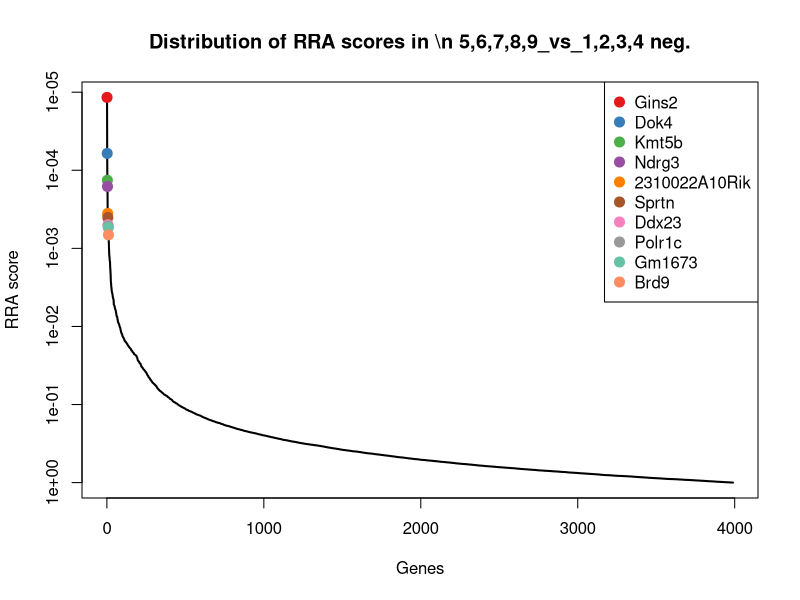
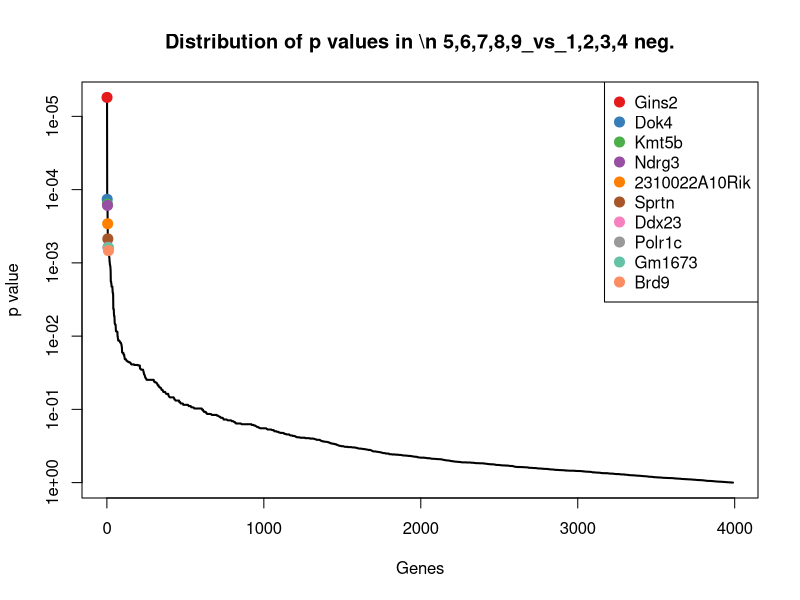
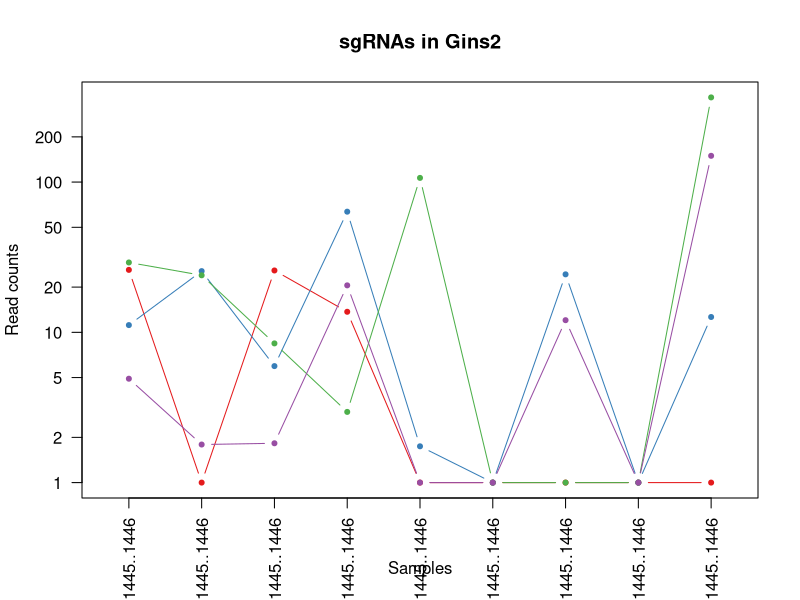
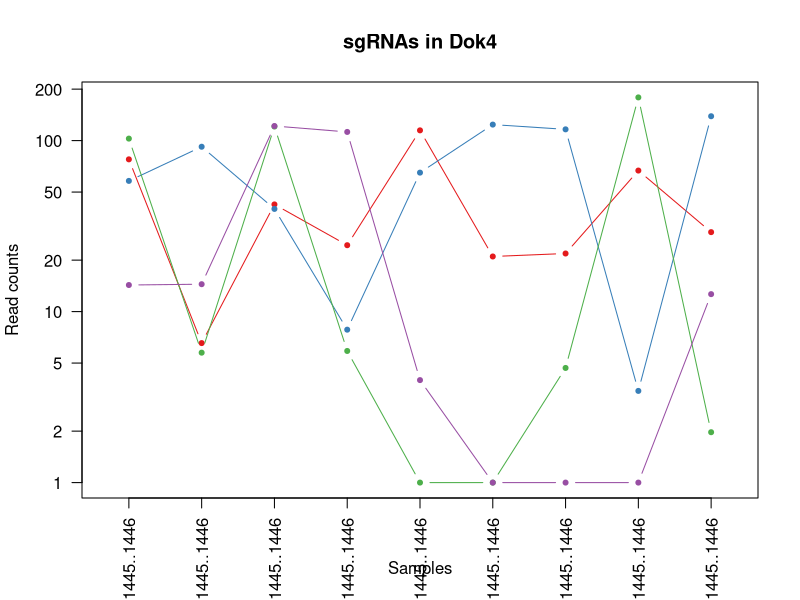
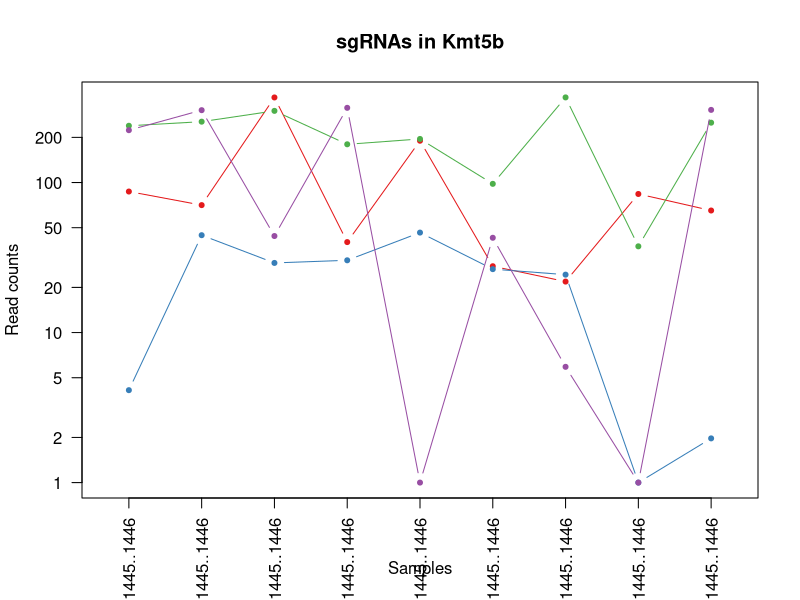
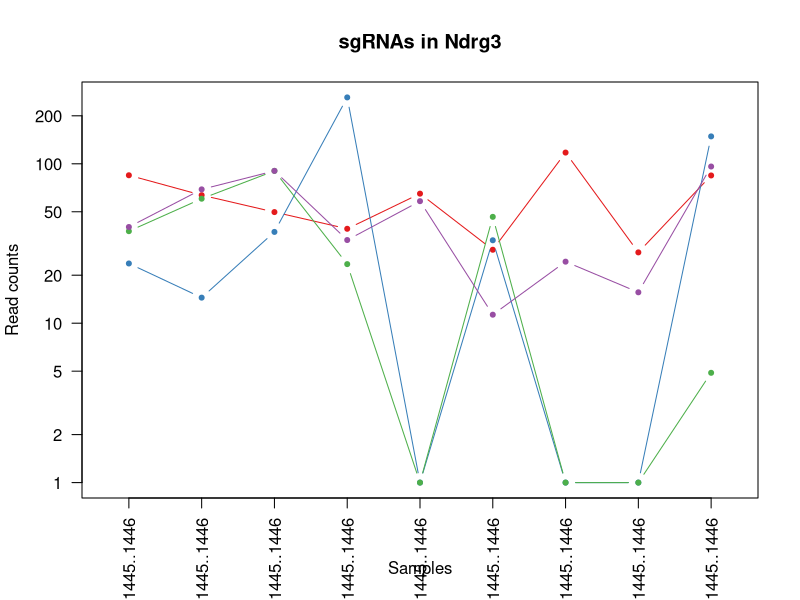
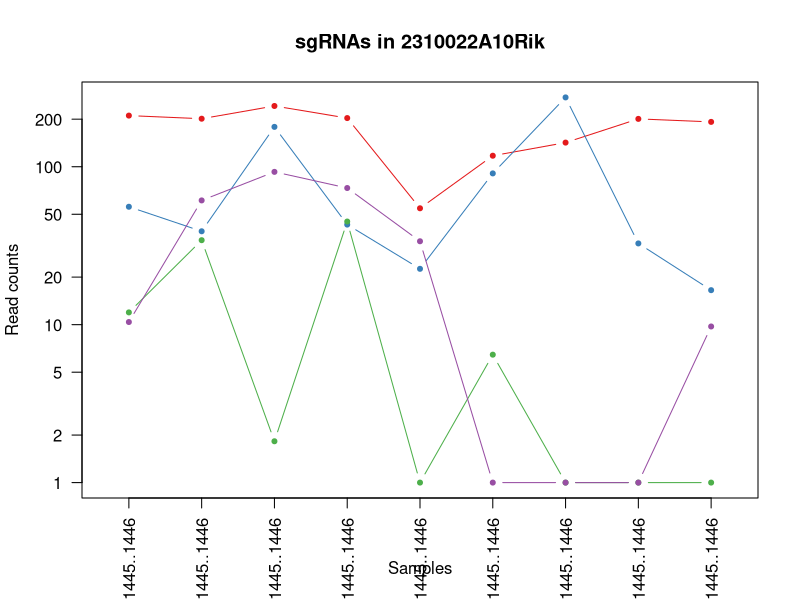
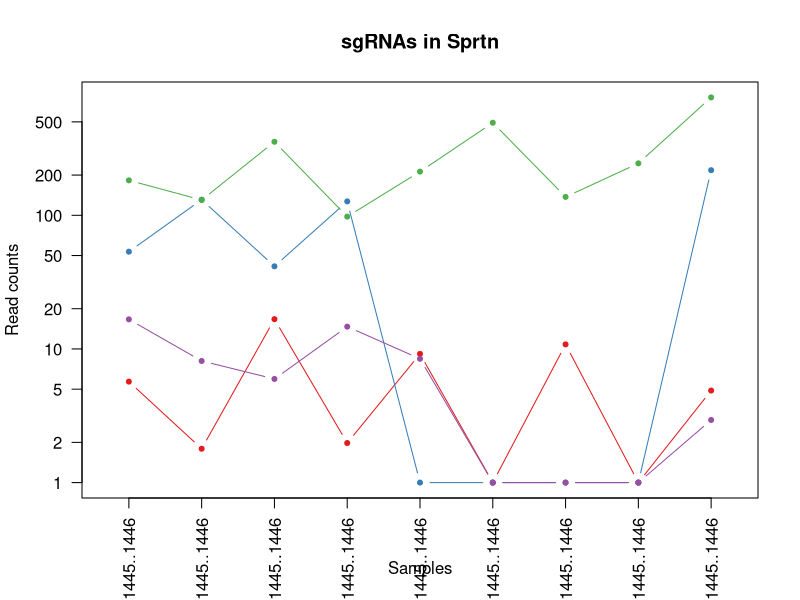

Recreate these plots in R, in order. (Note: this script raises an error after producing the figures.)
pdf(file='invivo.poolF_BM_mCD19_10m_v_BM_hEGFRv3_15m.pdf',width=4.5,height=4.5);
gstable=read.table('invivo.poolF_BM_mCD19_10m_v_BM_hEGFRv3_15m.gene_summary.txt',header=T)
# 
#
# parameters
# Do not modify the variables beginning with "__"

# gstablename='__GENE_SUMMARY_FILE__'
startindex=3
# outputfile='__OUTPUT_FILE__'
targetgenelist=c("Gins2","Dok4","Kmt5b","Ndrg3","2310022A10Rik","Sprtn","Ddx23","Polr1c","Gm1673","Brd9")
# samplelabel=sub('.\\w+.\\w+$','',colnames(gstable)[startindex]);
samplelabel='5,6,7,8,9_vs_1,2,3,4 neg.'


# You need to write some codes in front of this code:
# gstable=read.table(gstablename,header=T)
# pdf(file=outputfile,width=6,height=6)


# set up color using RColorBrewer
#library(RColorBrewer)
#colors <- brewer.pal(length(targetgenelist), "Set1")

colors=c( "#E41A1C", "#377EB8", "#4DAF4A", "#984EA3", "#FF7F00",  "#A65628", "#F781BF",
          "#999999", "#66C2A5", "#FC8D62", "#8DA0CB", "#E78AC3", "#A6D854", "#FFD92F", "#E5C494", "#B3B3B3", 
          "#8DD3C7", "#FFFFB3", "#BEBADA", "#FB8072", "#80B1D3", "#FDB462", "#B3DE69", "#FCCDE5",
          "#D9D9D9", "#BC80BD", "#CCEBC5", "#FFED6F")

######
# function definition

plotrankedvalues<-function(val, tglist, ...){
  
  plot(val,log='y',ylim=c(max(val),min(val)),type='l',lwd=2, ...)
  if(length(tglist)>0){
    for(i in 1:length(tglist)){
      targetgene=tglist[i];
      tx=which(names(val)==targetgene);ty=val[targetgene];
      points(tx,ty,col=colors[(i %% length(colors)) ],cex=2,pch=20)
      # text(tx+50,ty,targetgene,col=colors[i])
    }
    legend('topright',tglist,pch=20,pt.cex = 2,cex=1,col=colors)
  }
}



plotrandvalues<-function(val,targetgenelist, ...){
  # choose the one with the best distance distribution
  
  mindiffvalue=0;
  randval=val;
  for(i in 1:20){
    randval0=sample(val)
    vindex=sort(which(names(randval0) %in% targetgenelist))
    if(max(vindex)>0.9*length(val)){
      # print('pass...')
      next;
    }
    mindiffind=min(diff(vindex));
    if (mindiffind > mindiffvalue){
      mindiffvalue=mindiffind;
      randval=randval0;
      # print(paste('Diff: ',mindiffvalue))
    }
  }
  plot(randval,log='y',ylim=c(max(randval),min(randval)),pch=20,col='grey', ...)
  
  if(length(targetgenelist)>0){
    for(i in 1:length(targetgenelist)){
      targetgene=targetgenelist[i];
      tx=which(names(randval)==targetgene);ty=randval[targetgene];
      points(tx,ty,col=colors[(i %% length(colors)) ],cex=2,pch=20)
      text(tx+50,ty,targetgene,col=colors[i])
    }
  }
  
}




# set.seed(1235)



pvec=gstable[,startindex]
names(pvec)=gstable[,'id']
pvec=sort(pvec);

plotrankedvalues(pvec,targetgenelist,xlab='Genes',ylab='RRA score',main=paste('Distribution of RRA scores in \\n',samplelabel))

# plotrandvalues(pvec,targetgenelist,xlab='Genes',ylab='RRA score',main=paste('Distribution of RRA scores in \\n',samplelabel))


pvec=gstable[,startindex+1]
names(pvec)=gstable[,'id']
pvec=sort(pvec);

plotrankedvalues(pvec,targetgenelist,xlab='Genes',ylab='p value',main=paste('Distribution of p values in \\n',samplelabel))

# plotrandvalues(pvec,targetgenelist,xlab='Genes',ylab='p value',main=paste('Distribution of p values in \\n',samplelabel))



# you need to write after this code:
# dev.off()






# parameters
# Do not modify the variables beginning with "__"
targetmat=list(c(25.042175354981307,0.0,24.803767623941333,12.70236252750086,0.0,0.0,0.0,0.0,0.0),c(10.173383737961156,24.55101923328975,4.960753524788267,62.534707827696536,0.7438254159563782,0.0,23.321009653660404,0.0,11.649973676268349),c(28.17244727435397,22.96708250856138,7.4411302871824,1.9542096196155168,105.6232090658057,0.0,0.0,0.0,365.0325085230749),c(3.9128398992158293,0.7919683623641854,0.8267922541313778,19.542096196155168,0.0,0.0,11.046794046470719,0.0,148.53716437242144))
targetgene="Gins2"
collabel=c("In.vivo_AR1911_Pool.F..41.48._BM_hEGFRv3_15m_1439..1440..1441..1442..1443..1444..1445..1446","In.vivo_AR1912_Pool.F..41.48._BM_hEGFRv3_15m_1439..1440..1441..1442..1443..1444..1445..1446","In.vivo_AR1913_Pool.F..41.48._BM_hEGFRv3_15m_1439..1440..1441..1442..1443..1444..1445..1446","In.vivo_AR1914_Pool.F..41.48._BM_hEGFRv3_15m_1439..1440..1441..1442..1443..1444..1445..1446","In.vivo_AR1925_Pool.F..41.48._BM_mCD19_10m_1439..1440..1441..1442..1443..1444..1445..1446","In.vivo_AR1926_Pool.F..41.48._BM_mCD19_10m_1439..1440..1441..1442..1443..1444..1445..1446","In.vivo_AR1927_Pool.F..41.48._BM_mCD19_10m_1439..1440..1441..1442..1443..1444..1445..1446","In.vivo_AR1929_Pool.F..41.48._BM_mCD19_10m_1439..1440..1441..1442..1443..1444..1445..1446","In.vivo_AR1924_Pool.F..41.48._BM_mCD19_10m_1439..1440..1441..1442..1443..1444..1445..1446")

# set up color using RColorBrewer
#library(RColorBrewer)
#colors <- brewer.pal(length(targetgenelist), "Set1")

colors=c( "#E41A1C", "#377EB8", "#4DAF4A", "#984EA3", "#FF7F00",  "#A65628", "#F781BF",
          "#999999", "#66C2A5", "#FC8D62", "#8DA0CB", "#E78AC3", "#A6D854", "#FFD92F", "#E5C494", "#B3B3B3", 
          "#8DD3C7", "#FFFFB3", "#BEBADA", "#FB8072", "#80B1D3", "#FDB462", "#B3DE69", "#FCCDE5",
          "#D9D9D9", "#BC80BD", "#CCEBC5", "#FFED6F")


## code

targetmatvec=unlist(targetmat)+1
yrange=range(targetmatvec[targetmatvec>0]);
# yrange[1]=1; # set the minimum value to 1
for(i in 1:length(targetmat)){
  vali=targetmat[[i]]+1;
  if(i==1){
    plot(1:length(vali),vali,type='b',las=1,pch=20,main=paste('sgRNAs in',targetgene),ylab='Read counts',xlab='Samples',xlim=c(0.7,length(vali)+0.3),ylim = yrange,col=colors[(i %% length(colors))],xaxt='n',log='y')
    axis(1,at=1:length(vali),labels=(collabel),las=2)
    # lines(0:100,rep(1,101),col='black');
  }else{
    lines(1:length(vali),vali,type='b',pch=20,col=colors[(i %% length(colors))])
  }
}




# parameters
# Do not modify the variables beginning with "__"
targetmat=list(c(76.69166202463025,5.543778536549298,41.33961270656889,23.4505154353862,113.80528864132586,20.00522161806558,20.86616653222247,65.80572970204317,28.154103050981842),c(57.127462528551106,91.07636167188133,38.859235944174756,6.839733668654309,63.96898577224852,123.06242389294886,115.37762670758306,2.437249248223821,137.85802183584212),c(101.73383737961156,4.751810174185112,119.88487684904977,4.885524049038792,0.0,0.0,3.682264682156906,177.91919512033894,0.970831139689029),c(13.303655657333818,13.463462160191153,120.71166910318117,111.38994831808445,2.9753016638255128,0.0,0.0,0.0,11.649973676268349))
targetgene="Dok4"
collabel=c("In.vivo_AR1911_Pool.F..41.48._BM_hEGFRv3_15m_1439..1440..1441..1442..1443..1444..1445..1446","In.vivo_AR1912_Pool.F..41.48._BM_hEGFRv3_15m_1439..1440..1441..1442..1443..1444..1445..1446","In.vivo_AR1913_Pool.F..41.48._BM_hEGFRv3_15m_1439..1440..1441..1442..1443..1444..1445..1446","In.vivo_AR1914_Pool.F..41.48._BM_hEGFRv3_15m_1439..1440..1441..1442..1443..1444..1445..1446","In.vivo_AR1925_Pool.F..41.48._BM_mCD19_10m_1439..1440..1441..1442..1443..1444..1445..1446","In.vivo_AR1926_Pool.F..41.48._BM_mCD19_10m_1439..1440..1441..1442..1443..1444..1445..1446","In.vivo_AR1927_Pool.F..41.48._BM_mCD19_10m_1439..1440..1441..1442..1443..1444..1445..1446","In.vivo_AR1929_Pool.F..41.48._BM_mCD19_10m_1439..1440..1441..1442..1443..1444..1445..1446","In.vivo_AR1924_Pool.F..41.48._BM_mCD19_10m_1439..1440..1441..1442..1443..1444..1445..1446")

# set up color using RColorBrewer
#library(RColorBrewer)
#colors <- brewer.pal(length(targetgenelist), "Set1")

colors=c( "#E41A1C", "#377EB8", "#4DAF4A", "#984EA3", "#FF7F00",  "#A65628", "#F781BF",
          "#999999", "#66C2A5", "#FC8D62", "#8DA0CB", "#E78AC3", "#A6D854", "#FFD92F", "#E5C494", "#B3B3B3", 
          "#8DD3C7", "#FFFFB3", "#BEBADA", "#FB8072", "#80B1D3", "#FDB462", "#B3DE69", "#FCCDE5",
          "#D9D9D9", "#BC80BD", "#CCEBC5", "#FFED6F")


## code

targetmatvec=unlist(targetmat)+1
yrange=range(targetmatvec[targetmatvec>0]);
# yrange[1]=1; # set the minimum value to 1
for(i in 1:length(targetmat)){
  vali=targetmat[[i]]+1;
  if(i==1){
    plot(1:length(vali),vali,type='b',las=1,pch=20,main=paste('sgRNAs in',targetgene),ylab='Read counts',xlab='Samples',xlim=c(0.7,length(vali)+0.3),ylim = yrange,col=colors[(i %% length(colors))],xaxt='n',log='y')
    axis(1,at=1:length(vali),labels=(collabel),las=2)
    # lines(0:100,rep(1,101),col='black');
  }else{
    lines(1:length(vali),vali,type='b',pch=20,col=colors[(i %% length(colors))])
  }
}




# parameters
# Do not modify the variables beginning with "__"
targetmat=list(c(86.08247778274824,69.69321588804831,367.92255308846313,39.084192392310335,188.93165565292006,26.673628824087437,20.86616653222247,82.86647443960992,64.07485521947592),c(3.1302719193726634,43.5582599300302,28.110936640466846,29.31314429423275,45.37335037333907,25.461191150265282,23.321009653660404,0.0,0.970831139689029),c(237.9006658723224,253.42987595653935,299.29879599555875,178.8101801948198,194.1384335646147,96.99501390577251,368.2264682156906,36.558738723357315,249.50360290008047),c(222.2493062754591,302.53191442311885,42.993197214831646,313.65064394829045,0.0,41.829099746864394,4.909686242875875,0.0,303.8701467226661))
targetgene="Kmt5b"
collabel=c("In.vivo_AR1911_Pool.F..41.48._BM_hEGFRv3_15m_1439..1440..1441..1442..1443..1444..1445..1446","In.vivo_AR1912_Pool.F..41.48._BM_hEGFRv3_15m_1439..1440..1441..1442..1443..1444..1445..1446","In.vivo_AR1913_Pool.F..41.48._BM_hEGFRv3_15m_1439..1440..1441..1442..1443..1444..1445..1446","In.vivo_AR1914_Pool.F..41.48._BM_hEGFRv3_15m_1439..1440..1441..1442..1443..1444..1445..1446","In.vivo_AR1925_Pool.F..41.48._BM_mCD19_10m_1439..1440..1441..1442..1443..1444..1445..1446","In.vivo_AR1926_Pool.F..41.48._BM_mCD19_10m_1439..1440..1441..1442..1443..1444..1445..1446","In.vivo_AR1927_Pool.F..41.48._BM_mCD19_10m_1439..1440..1441..1442..1443..1444..1445..1446","In.vivo_AR1929_Pool.F..41.48._BM_mCD19_10m_1439..1440..1441..1442..1443..1444..1445..1446","In.vivo_AR1924_Pool.F..41.48._BM_mCD19_10m_1439..1440..1441..1442..1443..1444..1445..1446")

# set up color using RColorBrewer
#library(RColorBrewer)
#colors <- brewer.pal(length(targetgenelist), "Set1")

colors=c( "#E41A1C", "#377EB8", "#4DAF4A", "#984EA3", "#FF7F00",  "#A65628", "#F781BF",
          "#999999", "#66C2A5", "#FC8D62", "#8DA0CB", "#E78AC3", "#A6D854", "#FFD92F", "#E5C494", "#B3B3B3", 
          "#8DD3C7", "#FFFFB3", "#BEBADA", "#FB8072", "#80B1D3", "#FDB462", "#B3DE69", "#FCCDE5",
          "#D9D9D9", "#BC80BD", "#CCEBC5", "#FFED6F")


## code

targetmatvec=unlist(targetmat)+1
yrange=range(targetmatvec[targetmatvec>0]);
# yrange[1]=1; # set the minimum value to 1
for(i in 1:length(targetmat)){
  vali=targetmat[[i]]+1;
  if(i==1){
    plot(1:length(vali),vali,type='b',las=1,pch=20,main=paste('sgRNAs in',targetgene),ylab='Read counts',xlab='Samples',xlim=c(0.7,length(vali)+0.3),ylim = yrange,col=colors[(i %% length(colors))],xaxt='n',log='y')
    axis(1,at=1:length(vali),labels=(collabel),las=2)
    # lines(0:100,rep(1,101),col='black');
  }else{
    lines(1:length(vali),vali,type='b',pch=20,col=colors[(i %% length(colors))])
  }
}




# parameters
# Do not modify the variables beginning with "__"
targetmat=list(c(83.73477384321875,62.56550062677065,48.78074299375129,38.10708758250258,63.96898577224852,27.886066497909596,116.60504826830203,26.809741730462033,83.4914780132565),c(22.694471415451808,13.463462160191153,36.378859181780626,259.90987940886373,0.0,32.12959835628714,0.0,0.0,147.5663332327324),c(36.78069505262879,59.39762717731391,89.2935634461888,22.473410625578442,0.0,45.46641276833086,0.0,0.0,3.883324558756116),c(39.12839899215829,68.10927916331995,89.2935634461888,32.244458723656024,57.27455702864112,10.305720227488328,23.321009653660404,14.623495489342925,95.14145168952484))
targetgene="Ndrg3"
collabel=c("In.vivo_AR1911_Pool.F..41.48._BM_hEGFRv3_15m_1439..1440..1441..1442..1443..1444..1445..1446","In.vivo_AR1912_Pool.F..41.48._BM_hEGFRv3_15m_1439..1440..1441..1442..1443..1444..1445..1446","In.vivo_AR1913_Pool.F..41.48._BM_hEGFRv3_15m_1439..1440..1441..1442..1443..1444..1445..1446","In.vivo_AR1914_Pool.F..41.48._BM_hEGFRv3_15m_1439..1440..1441..1442..1443..1444..1445..1446","In.vivo_AR1925_Pool.F..41.48._BM_mCD19_10m_1439..1440..1441..1442..1443..1444..1445..1446","In.vivo_AR1926_Pool.F..41.48._BM_mCD19_10m_1439..1440..1441..1442..1443..1444..1445..1446","In.vivo_AR1927_Pool.F..41.48._BM_mCD19_10m_1439..1440..1441..1442..1443..1444..1445..1446","In.vivo_AR1929_Pool.F..41.48._BM_mCD19_10m_1439..1440..1441..1442..1443..1444..1445..1446","In.vivo_AR1924_Pool.F..41.48._BM_mCD19_10m_1439..1440..1441..1442..1443..1444..1445..1446")

# set up color using RColorBrewer
#library(RColorBrewer)
#colors <- brewer.pal(length(targetgenelist), "Set1")

colors=c( "#E41A1C", "#377EB8", "#4DAF4A", "#984EA3", "#FF7F00",  "#A65628", "#F781BF",
          "#999999", "#66C2A5", "#FC8D62", "#8DA0CB", "#E78AC3", "#A6D854", "#FFD92F", "#E5C494", "#B3B3B3", 
          "#8DD3C7", "#FFFFB3", "#BEBADA", "#FB8072", "#80B1D3", "#FDB462", "#B3DE69", "#FCCDE5",
          "#D9D9D9", "#BC80BD", "#CCEBC5", "#FFED6F")


## code

targetmatvec=unlist(targetmat)+1
yrange=range(targetmatvec[targetmatvec>0]);
# yrange[1]=1; # set the minimum value to 1
for(i in 1:length(targetmat)){
  vali=targetmat[[i]]+1;
  if(i==1){
    plot(1:length(vali),vali,type='b',las=1,pch=20,main=paste('sgRNAs in',targetgene),ylab='Read counts',xlab='Samples',xlim=c(0.7,length(vali)+0.3),ylim = yrange,col=colors[(i %% length(colors))],xaxt='n',log='y')
    axis(1,at=1:length(vali),labels=(collabel),las=2)
    # lines(0:100,rep(1,101),col='black');
  }else{
    lines(1:length(vali),vali,type='b',pch=20,col=colors[(i %% length(colors))])
  }
}




# parameters
# Do not modify the variables beginning with "__"
targetmat=list(c(209.72821859796844,200.36799567813893,241.42333820636233,202.260695630206,53.55542994885923,116.394016686927,141.1534794826814,199.85443835435333,191.25373451873872),c(54.77975858902161,38.0144813934809,177.76033463824623,42.01550682173361,21.570937062734966,89.72038786283956,273.71500804033,31.684240226909672,15.533298235024464),c(10.955951717804322,33.26267121929579,0.8267922541313778,43.96971644134913,0.0,5.4559695321997035,0.0,0.0,0.0),c(9.39081575811799,60.189595539678095,91.77394020858294,72.30575592577412,32.72831830208064,0.0,0.0,0.0,8.73748025720126))
targetgene="2310022A10Rik"
collabel=c("In.vivo_AR1911_Pool.F..41.48._BM_hEGFRv3_15m_1439..1440..1441..1442..1443..1444..1445..1446","In.vivo_AR1912_Pool.F..41.48._BM_hEGFRv3_15m_1439..1440..1441..1442..1443..1444..1445..1446","In.vivo_AR1913_Pool.F..41.48._BM_hEGFRv3_15m_1439..1440..1441..1442..1443..1444..1445..1446","In.vivo_AR1914_Pool.F..41.48._BM_hEGFRv3_15m_1439..1440..1441..1442..1443..1444..1445..1446","In.vivo_AR1925_Pool.F..41.48._BM_mCD19_10m_1439..1440..1441..1442..1443..1444..1445..1446","In.vivo_AR1926_Pool.F..41.48._BM_mCD19_10m_1439..1440..1441..1442..1443..1444..1445..1446","In.vivo_AR1927_Pool.F..41.48._BM_mCD19_10m_1439..1440..1441..1442..1443..1444..1445..1446","In.vivo_AR1929_Pool.F..41.48._BM_mCD19_10m_1439..1440..1441..1442..1443..1444..1445..1446","In.vivo_AR1924_Pool.F..41.48._BM_mCD19_10m_1439..1440..1441..1442..1443..1444..1445..1446")

# set up color using RColorBrewer
#library(RColorBrewer)
#colors <- brewer.pal(length(targetgenelist), "Set1")

colors=c( "#E41A1C", "#377EB8", "#4DAF4A", "#984EA3", "#FF7F00",  "#A65628", "#F781BF",
          "#999999", "#66C2A5", "#FC8D62", "#8DA0CB", "#E78AC3", "#A6D854", "#FFD92F", "#E5C494", "#B3B3B3", 
          "#8DD3C7", "#FFFFB3", "#BEBADA", "#FB8072", "#80B1D3", "#FDB462", "#B3DE69", "#FCCDE5",
          "#D9D9D9", "#BC80BD", "#CCEBC5", "#FFED6F")


## code

targetmatvec=unlist(targetmat)+1
yrange=range(targetmatvec[targetmatvec>0]);
# yrange[1]=1; # set the minimum value to 1
for(i in 1:length(targetmat)){
  vali=targetmat[[i]]+1;
  if(i==1){
    plot(1:length(vali),vali,type='b',las=1,pch=20,main=paste('sgRNAs in',targetgene),ylab='Read counts',xlab='Samples',xlim=c(0.7,length(vali)+0.3),ylim = yrange,col=colors[(i %% length(colors))],xaxt='n',log='y')
    axis(1,at=1:length(vali),labels=(collabel),las=2)
    # lines(0:100,rep(1,101),col='black');
  }else{
    lines(1:length(vali),vali,type='b',pch=20,col=colors[(i %% length(colors))])
  }
}




# parameters
# Do not modify the variables beginning with "__"
targetmat=list(c(4.695407879058995,0.7919683623641854,15.709052828496178,0.9771048098077584,8.18207957552016,0.0,9.81937248575175,0.0,3.883324558756116),c(52.43205464949211,129.8828114277264,40.51282045243751,126.04652046520083,0.0,0.0,0.0,0.0,216.49534415065347),c(181.55577132361447,129.09084306536224,353.8670847682297,96.73337617096809,211.2464181316114,491.64347673488436,136.2437932398055,243.7249248223821,761.1316135161987),c(15.651359596863317,7.127715261277669,4.960753524788267,13.679467337308617,7.438254159563781,0.0,0.0,0.0,1.941662279378058))
targetgene="Sprtn"
collabel=c("In.vivo_AR1911_Pool.F..41.48._BM_hEGFRv3_15m_1439..1440..1441..1442..1443..1444..1445..1446","In.vivo_AR1912_Pool.F..41.48._BM_hEGFRv3_15m_1439..1440..1441..1442..1443..1444..1445..1446","In.vivo_AR1913_Pool.F..41.48._BM_hEGFRv3_15m_1439..1440..1441..1442..1443..1444..1445..1446","In.vivo_AR1914_Pool.F..41.48._BM_hEGFRv3_15m_1439..1440..1441..1442..1443..1444..1445..1446","In.vivo_AR1925_Pool.F..41.48._BM_mCD19_10m_1439..1440..1441..1442..1443..1444..1445..1446","In.vivo_AR1926_Pool.F..41.48._BM_mCD19_10m_1439..1440..1441..1442..1443..1444..1445..1446","In.vivo_AR1927_Pool.F..41.48._BM_mCD19_10m_1439..1440..1441..1442..1443..1444..1445..1446","In.vivo_AR1929_Pool.F..41.48._BM_mCD19_10m_1439..1440..1441..1442..1443..1444..1445..1446","In.vivo_AR1924_Pool.F..41.48._BM_mCD19_10m_1439..1440..1441..1442..1443..1444..1445..1446")

# set up color using RColorBrewer
#library(RColorBrewer)
#colors <- brewer.pal(length(targetgenelist), "Set1")

colors=c( "#E41A1C", "#377EB8", "#4DAF4A", "#984EA3", "#FF7F00",  "#A65628", "#F781BF",
          "#999999", "#66C2A5", "#FC8D62", "#8DA0CB", "#E78AC3", "#A6D854", "#FFD92F", "#E5C494", "#B3B3B3", 
          "#8DD3C7", "#FFFFB3", "#BEBADA", "#FB8072", "#80B1D3", "#FDB462", "#B3DE69", "#FCCDE5",
          "#D9D9D9", "#BC80BD", "#CCEBC5", "#FFED6F")


## code

targetmatvec=unlist(targetmat)+1
yrange=range(targetmatvec[targetmatvec>0]);
# yrange[1]=1; # set the minimum value to 1
for(i in 1:length(targetmat)){
  vali=targetmat[[i]]+1;
  if(i==1){
    plot(1:length(vali),vali,type='b',las=1,pch=20,main=paste('sgRNAs in',targetgene),ylab='Read counts',xlab='Samples',xlim=c(0.7,length(vali)+0.3),ylim = yrange,col=colors[(i %% length(colors))],xaxt='n',log='y')
    axis(1,at=1:length(vali),labels=(collabel),las=2)
    # lines(0:100,rep(1,101),col='black');
  }else{
    lines(1:length(vali),vali,type='b',pch=20,col=colors[(i %% length(colors))])
  }
}




# parameters
# Do not modify the variables beginning with "__"
targetmat=list(c(9.39081575811799,25.342987595653934,14.8822605743648,59.60339339827326,0.0,0.0,3.682264682156906,0.0,1.941662279378058),c(2.3477039395294974,1.5839367247283709,0.0,11.7252577176931,0.0,4.243531858377547,0.0,58.4939819573717,1.941662279378058),c(104.86410929898422,133.05068487718316,48.78074299375129,42.992611631541365,426.2119633430047,118.21267319766024,8.59195092503278,43.87048646802878,159.21630690900076),c(0.7825679798431658,26.926924320382305,125.67242262796942,130.93204451423964,151.74038485510115,0.0,0.0,34.121489475133494,0.970831139689029))
targetgene="Ddx23"
collabel=c("In.vivo_AR1911_Pool.F..41.48._BM_hEGFRv3_15m_1439..1440..1441..1442..1443..1444..1445..1446","In.vivo_AR1912_Pool.F..41.48._BM_hEGFRv3_15m_1439..1440..1441..1442..1443..1444..1445..1446","In.vivo_AR1913_Pool.F..41.48._BM_hEGFRv3_15m_1439..1440..1441..1442..1443..1444..1445..1446","In.vivo_AR1914_Pool.F..41.48._BM_hEGFRv3_15m_1439..1440..1441..1442..1443..1444..1445..1446","In.vivo_AR1925_Pool.F..41.48._BM_mCD19_10m_1439..1440..1441..1442..1443..1444..1445..1446","In.vivo_AR1926_Pool.F..41.48._BM_mCD19_10m_1439..1440..1441..1442..1443..1444..1445..1446","In.vivo_AR1927_Pool.F..41.48._BM_mCD19_10m_1439..1440..1441..1442..1443..1444..1445..1446","In.vivo_AR1929_Pool.F..41.48._BM_mCD19_10m_1439..1440..1441..1442..1443..1444..1445..1446","In.vivo_AR1924_Pool.F..41.48._BM_mCD19_10m_1439..1440..1441..1442..1443..1444..1445..1446")

# set up color using RColorBrewer
#library(RColorBrewer)
#colors <- brewer.pal(length(targetgenelist), "Set1")

colors=c( "#E41A1C", "#377EB8", "#4DAF4A", "#984EA3", "#FF7F00",  "#A65628", "#F781BF",
          "#999999", "#66C2A5", "#FC8D62", "#8DA0CB", "#E78AC3", "#A6D854", "#FFD92F", "#E5C494", "#B3B3B3", 
          "#8DD3C7", "#FFFFB3", "#BEBADA", "#FB8072", "#80B1D3", "#FDB462", "#B3DE69", "#FCCDE5",
          "#D9D9D9", "#BC80BD", "#CCEBC5", "#FFED6F")


## code

targetmatvec=unlist(targetmat)+1
yrange=range(targetmatvec[targetmatvec>0]);
# yrange[1]=1; # set the minimum value to 1
for(i in 1:length(targetmat)){
  vali=targetmat[[i]]+1;
  if(i==1){
    plot(1:length(vali),vali,type='b',las=1,pch=20,main=paste('sgRNAs in',targetgene),ylab='Read counts',xlab='Samples',xlim=c(0.7,length(vali)+0.3),ylim = yrange,col=colors[(i %% length(colors))],xaxt='n',log='y')
    axis(1,at=1:length(vali),labels=(collabel),las=2)
    # lines(0:100,rep(1,101),col='black');
  }else{
    lines(1:length(vali),vali,type='b',pch=20,col=colors[(i %% length(colors))])
  }
}




# parameters
# Do not modify the variables beginning with "__"
targetmat=list(c(11.738519697647488,0.0,0.0,24.42762024519396,0.0,0.0,0.0,0.0,5.8249868381341745),c(0.0,3.1678734494567418,15.709052828496178,4.885524049038792,0.0,0.0,0.0,0.0,4.854155698445145),c(3.9128398992158293,11.879525435462782,4.133961270656889,49.832345300195676,0.0,0.0,27.00327433581731,0.0,15.533298235024464),c(4.695407879058995,0.0,2.4803767623941333,0.9771048098077584,0.0,0.0,0.0,12.186246241119106,0.0))
targetgene="Polr1c"
collabel=c("In.vivo_AR1911_Pool.F..41.48._BM_hEGFRv3_15m_1439..1440..1441..1442..1443..1444..1445..1446","In.vivo_AR1912_Pool.F..41.48._BM_hEGFRv3_15m_1439..1440..1441..1442..1443..1444..1445..1446","In.vivo_AR1913_Pool.F..41.48._BM_hEGFRv3_15m_1439..1440..1441..1442..1443..1444..1445..1446","In.vivo_AR1914_Pool.F..41.48._BM_hEGFRv3_15m_1439..1440..1441..1442..1443..1444..1445..1446","In.vivo_AR1925_Pool.F..41.48._BM_mCD19_10m_1439..1440..1441..1442..1443..1444..1445..1446","In.vivo_AR1926_Pool.F..41.48._BM_mCD19_10m_1439..1440..1441..1442..1443..1444..1445..1446","In.vivo_AR1927_Pool.F..41.48._BM_mCD19_10m_1439..1440..1441..1442..1443..1444..1445..1446","In.vivo_AR1929_Pool.F..41.48._BM_mCD19_10m_1439..1440..1441..1442..1443..1444..1445..1446","In.vivo_AR1924_Pool.F..41.48._BM_mCD19_10m_1439..1440..1441..1442..1443..1444..1445..1446")

# set up color using RColorBrewer
#library(RColorBrewer)
#colors <- brewer.pal(length(targetgenelist), "Set1")

colors=c( "#E41A1C", "#377EB8", "#4DAF4A", "#984EA3", "#FF7F00",  "#A65628", "#F781BF",
          "#999999", "#66C2A5", "#FC8D62", "#8DA0CB", "#E78AC3", "#A6D854", "#FFD92F", "#E5C494", "#B3B3B3", 
          "#8DD3C7", "#FFFFB3", "#BEBADA", "#FB8072", "#80B1D3", "#FDB462", "#B3DE69", "#FCCDE5",
          "#D9D9D9", "#BC80BD", "#CCEBC5", "#FFED6F")


## code

targetmatvec=unlist(targetmat)+1
yrange=range(targetmatvec[targetmatvec>0]);
# yrange[1]=1; # set the minimum value to 1
for(i in 1:length(targetmat)){
  vali=targetmat[[i]]+1;
  if(i==1){
    plot(1:length(vali),vali,type='b',las=1,pch=20,main=paste('sgRNAs in',targetgene),ylab='Read counts',xlab='Samples',xlim=c(0.7,length(vali)+0.3),ylim = yrange,col=colors[(i %% length(colors))],xaxt='n',log='y')
    axis(1,at=1:length(vali),labels=(collabel),las=2)
    # lines(0:100,rep(1,101),col='black');
  }else{
    lines(1:length(vali),vali,type='b',pch=20,col=colors[(i %% length(colors))])
  }
}




# parameters
# Do not modify the variables beginning with "__"
targetmat=list(c(81.38706990368925,85.53258313533203,58.70225004332782,3.9084192392310335,5.9506033276510255,10.911939064399407,0.0,0.0,2.9124934190670873),c(32.86785515341297,9.503620348370225,3.307169016525511,170.99334171635772,133.88857487214807,43.64775625759763,189.02292035072117,0.0,47.57072584476242),c(48.519214750276284,60.98156390204228,14.8822605743648,83.05390883365946,37.93509621377529,0.0,0.0,0.0,7.766649117512232),c(0.7825679798431658,0.0,0.8267922541313778,0.9771048098077584,9.669730407432917,0.0,0.0,0.0,0.0))
targetgene="Gm1673"
collabel=c("In.vivo_AR1911_Pool.F..41.48._BM_hEGFRv3_15m_1439..1440..1441..1442..1443..1444..1445..1446","In.vivo_AR1912_Pool.F..41.48._BM_hEGFRv3_15m_1439..1440..1441..1442..1443..1444..1445..1446","In.vivo_AR1913_Pool.F..41.48._BM_hEGFRv3_15m_1439..1440..1441..1442..1443..1444..1445..1446","In.vivo_AR1914_Pool.F..41.48._BM_hEGFRv3_15m_1439..1440..1441..1442..1443..1444..1445..1446","In.vivo_AR1925_Pool.F..41.48._BM_mCD19_10m_1439..1440..1441..1442..1443..1444..1445..1446","In.vivo_AR1926_Pool.F..41.48._BM_mCD19_10m_1439..1440..1441..1442..1443..1444..1445..1446","In.vivo_AR1927_Pool.F..41.48._BM_mCD19_10m_1439..1440..1441..1442..1443..1444..1445..1446","In.vivo_AR1929_Pool.F..41.48._BM_mCD19_10m_1439..1440..1441..1442..1443..1444..1445..1446","In.vivo_AR1924_Pool.F..41.48._BM_mCD19_10m_1439..1440..1441..1442..1443..1444..1445..1446")

# set up color using RColorBrewer
#library(RColorBrewer)
#colors <- brewer.pal(length(targetgenelist), "Set1")

colors=c( "#E41A1C", "#377EB8", "#4DAF4A", "#984EA3", "#FF7F00",  "#A65628", "#F781BF",
          "#999999", "#66C2A5", "#FC8D62", "#8DA0CB", "#E78AC3", "#A6D854", "#FFD92F", "#E5C494", "#B3B3B3", 
          "#8DD3C7", "#FFFFB3", "#BEBADA", "#FB8072", "#80B1D3", "#FDB462", "#B3DE69", "#FCCDE5",
          "#D9D9D9", "#BC80BD", "#CCEBC5", "#FFED6F")


## code

targetmatvec=unlist(targetmat)+1
yrange=range(targetmatvec[targetmatvec>0]);
# yrange[1]=1; # set the minimum value to 1
for(i in 1:length(targetmat)){
  vali=targetmat[[i]]+1;
  if(i==1){
    plot(1:length(vali),vali,type='b',las=1,pch=20,main=paste('sgRNAs in',targetgene),ylab='Read counts',xlab='Samples',xlim=c(0.7,length(vali)+0.3),ylim = yrange,col=colors[(i %% length(colors))],xaxt='n',log='y')
    axis(1,at=1:length(vali),labels=(collabel),las=2)
    # lines(0:100,rep(1,101),col='black');
  }else{
    lines(1:length(vali),vali,type='b',pch=20,col=colors[(i %% length(colors))])
  }
}




# parameters
# Do not modify the variables beginning with "__"
targetmat=list(c(35.99812707278563,98.99604529552317,49.607535247882666,192.4896475321284,56.53073161268474,13.336814412043719,17.18390185006556,43.87048646802878,15.533298235024464),c(165.90441172675116,76.0289627869618,62.009419059853336,94.77916655135256,0.0,0.0,13.501637167908655,0.0,98.05394510859193),c(52.43205464949211,88.70045658478877,32.244897911123736,697.6528342027394,43.88569954142631,30.917160682464985,39.277489943007,99.92721917717667,0.0),c(0.7825679798431658,0.0,0.0,0.9771048098077584,0.0,0.0,39.277489943007,0.0,6.795817977823203))
targetgene="Brd9"
collabel=c("In.vivo_AR1911_Pool.F..41.48._BM_hEGFRv3_15m_1439..1440..1441..1442..1443..1444..1445..1446","In.vivo_AR1912_Pool.F..41.48._BM_hEGFRv3_15m_1439..1440..1441..1442..1443..1444..1445..1446","In.vivo_AR1913_Pool.F..41.48._BM_hEGFRv3_15m_1439..1440..1441..1442..1443..1444..1445..1446","In.vivo_AR1914_Pool.F..41.48._BM_hEGFRv3_15m_1439..1440..1441..1442..1443..1444..1445..1446","In.vivo_AR1925_Pool.F..41.48._BM_mCD19_10m_1439..1440..1441..1442..1443..1444..1445..1446","In.vivo_AR1926_Pool.F..41.48._BM_mCD19_10m_1439..1440..1441..1442..1443..1444..1445..1446","In.vivo_AR1927_Pool.F..41.48._BM_mCD19_10m_1439..1440..1441..1442..1443..1444..1445..1446","In.vivo_AR1929_Pool.F..41.48._BM_mCD19_10m_1439..1440..1441..1442..1443..1444..1445..1446","In.vivo_AR1924_Pool.F..41.48._BM_mCD19_10m_1439..1440..1441..1442..1443..1444..1445..1446")

# set up color using RColorBrewer
#library(RColorBrewer)
#colors <- brewer.pal(length(targetgenelist), "Set1")

colors=c( "#E41A1C", "#377EB8", "#4DAF4A", "#984EA3", "#FF7F00",  "#A65628", "#F781BF",
          "#999999", "#66C2A5", "#FC8D62", "#8DA0CB", "#E78AC3", "#A6D854", "#FFD92F", "#E5C494", "#B3B3B3", 
          "#8DD3C7", "#FFFFB3", "#BEBADA", "#FB8072", "#80B1D3", "#FDB462", "#B3DE69", "#FCCDE5",
          "#D9D9D9", "#BC80BD", "#CCEBC5", "#FFED6F")


## code

targetmatvec=unlist(targetmat)+1
yrange=range(targetmatvec[targetmatvec>0]);
# yrange[1]=1; # set the minimum value to 1
for(i in 1:length(targetmat)){
  vali=targetmat[[i]]+1;
  if(i==1){
    plot(1:length(vali),vali,type='b',las=1,pch=20,main=paste('sgRNAs in',targetgene),ylab='Read counts',xlab='Samples',xlim=c(0.7,length(vali)+0.3),ylim = yrange,col=colors[(i %% length(colors))],xaxt='n',log='y')
    axis(1,at=1:length(vali),labels=(collabel),las=2)
    # lines(0:100,rep(1,101),col='black');
  }else{
    lines(1:length(vali),vali,type='b',pch=20,col=colors[(i %% length(colors))])
  }
}



# 
#
# parameters
# Do not modify the variables beginning with "__"

# gstablename='__GENE_SUMMARY_FILE__'
startindex=9
# outputfile='__OUTPUT_FILE__'
targetgenelist=c("Csn3","Nrd1","Lhfpl5","Rpap3","Shbg","Ndufb4_Ndufb4b_Ndufb4c","Klf12","Cisd2","L3mbtl3","Elk3")
# samplelabel=sub('.\\w+.\\w+$','',colnames(gstable)[startindex]);
samplelabel='5,6,7,8,9_vs_1,2,3,4 pos.'


# You need to write some codes in front of this code:
# gstable=read.table(gstablename,header=T)
# pdf(file=outputfile,width=6,height=6)


# set up color using RColorBrewer
#library(RColorBrewer)
#colors <- brewer.pal(length(targetgenelist), "Set1")

colors=c( "#E41A1C", "#377EB8", "#4DAF4A", "#984EA3", "#FF7F00",  "#A65628", "#F781BF",
          "#999999", "#66C2A5", "#FC8D62", "#8DA0CB", "#E78AC3", "#A6D854", "#FFD92F", "#E5C494", "#B3B3B3", 
          "#8DD3C7", "#FFFFB3", "#BEBADA", "#FB8072", "#80B1D3", "#FDB462", "#B3DE69", "#FCCDE5",
          "#D9D9D9", "#BC80BD", "#CCEBC5", "#FFED6F")

######
# function definition

plotrankedvalues<-function(val, tglist, ...){
  
  plot(val,log='y',ylim=c(max(val),min(val)),type='l',lwd=2, ...)
  if(length(tglist)>0){
    for(i in 1:length(tglist)){
      targetgene=tglist[i];
      tx=which(names(val)==targetgene);ty=val[targetgene];
      points(tx,ty,col=colors[(i %% length(colors)) ],cex=2,pch=20)
      # text(tx+50,ty,targetgene,col=colors[i])
    }
    legend('topright',tglist,pch=20,pt.cex = 2,cex=1,col=colors)
  }
}



plotrandvalues<-function(val,targetgenelist, ...){
  # choose the one with the best distance distribution
  
  mindiffvalue=0;
  randval=val;
  for(i in 1:20){
    randval0=sample(val)
    vindex=sort(which(names(randval0) %in% targetgenelist))
    if(max(vindex)>0.9*length(val)){
      # print('pass...')
      next;
    }
    mindiffind=min(diff(vindex));
    if (mindiffind > mindiffvalue){
      mindiffvalue=mindiffind;
      randval=randval0;
      # print(paste('Diff: ',mindiffvalue))
    }
  }
  plot(randval,log='y',ylim=c(max(randval),min(randval)),pch=20,col='grey', ...)
  
  if(length(targetgenelist)>0){
    for(i in 1:length(targetgenelist)){
      targetgene=targetgenelist[i];
      tx=which(names(randval)==targetgene);ty=randval[targetgene];
      points(tx,ty,col=colors[(i %% length(colors)) ],cex=2,pch=20)
      text(tx+50,ty,targetgene,col=colors[i])
    }
  }
  
}




# set.seed(1235)



pvec=gstable[,startindex]
names(pvec)=gstable[,'id']
pvec=sort(pvec);

plotrankedvalues(pvec,targetgenelist,xlab='Genes',ylab='RRA score',main=paste('Distribution of RRA scores in \\n',samplelabel))

# plotrandvalues(pvec,targetgenelist,xlab='Genes',ylab='RRA score',main=paste('Distribution of RRA scores in \\n',samplelabel))


pvec=gstable[,startindex+1]
names(pvec)=gstable[,'id']
pvec=sort(pvec);

plotrankedvalues(pvec,targetgenelist,xlab='Genes',ylab='p value',main=paste('Distribution of p values in \\n',samplelabel))

# plotrandvalues(pvec,targetgenelist,xlab='Genes',ylab='p value',main=paste('Distribution of p values in \\n',samplelabel))



# you need to write after this code:
# dev.off()






# parameters
# Do not modify the variables beginning with "__"
targetmat=list(c(40.693534951844626,28.510861045110676,99.21507049576533,211.0546389184758,310.9190238697661,358.88155145135823,87.14693081104677,31.684240226909672,304.8409778623551),c(18.78163151623598,116.41934926753525,161.22448955561867,77.19127997481291,57.27455702864112,31.523379519376064,87.14693081104677,21.93524323401439,110.6747499245493),c(107.99438121835689,86.32455149769622,205.87127127871307,38.10708758250258,688.7823351756062,43.64775625759763,309.3102333011801,182.79369361678658,729.0941859064608),c(91.5604536416504,82.36470968587528,72.75771836356125,170.99334171635772,33.47214371803702,278.86066497909593,371.9087328978475,38.99598797158114,299.98682216390995))
targetgene="Csn3"
collabel=c("In.vivo_AR1911_Pool.F..41.48._BM_hEGFRv3_15m_1439..1440..1441..1442..1443..1444..1445..1446","In.vivo_AR1912_Pool.F..41.48._BM_hEGFRv3_15m_1439..1440..1441..1442..1443..1444..1445..1446","In.vivo_AR1913_Pool.F..41.48._BM_hEGFRv3_15m_1439..1440..1441..1442..1443..1444..1445..1446","In.vivo_AR1914_Pool.F..41.48._BM_hEGFRv3_15m_1439..1440..1441..1442..1443..1444..1445..1446","In.vivo_AR1925_Pool.F..41.48._BM_mCD19_10m_1439..1440..1441..1442..1443..1444..1445..1446","In.vivo_AR1926_Pool.F..41.48._BM_mCD19_10m_1439..1440..1441..1442..1443..1444..1445..1446","In.vivo_AR1927_Pool.F..41.48._BM_mCD19_10m_1439..1440..1441..1442..1443..1444..1445..1446","In.vivo_AR1929_Pool.F..41.48._BM_mCD19_10m_1439..1440..1441..1442..1443..1444..1445..1446","In.vivo_AR1924_Pool.F..41.48._BM_mCD19_10m_1439..1440..1441..1442..1443..1444..1445..1446")

# set up color using RColorBrewer
#library(RColorBrewer)
#colors <- brewer.pal(length(targetgenelist), "Set1")

colors=c( "#E41A1C", "#377EB8", "#4DAF4A", "#984EA3", "#FF7F00",  "#A65628", "#F781BF",
          "#999999", "#66C2A5", "#FC8D62", "#8DA0CB", "#E78AC3", "#A6D854", "#FFD92F", "#E5C494", "#B3B3B3", 
          "#8DD3C7", "#FFFFB3", "#BEBADA", "#FB8072", "#80B1D3", "#FDB462", "#B3DE69", "#FCCDE5",
          "#D9D9D9", "#BC80BD", "#CCEBC5", "#FFED6F")


## code

targetmatvec=unlist(targetmat)+1
yrange=range(targetmatvec[targetmatvec>0]);
# yrange[1]=1; # set the minimum value to 1
for(i in 1:length(targetmat)){
  vali=targetmat[[i]]+1;
  if(i==1){
    plot(1:length(vali),vali,type='b',las=1,pch=20,main=paste('sgRNAs in',targetgene),ylab='Read counts',xlab='Samples',xlim=c(0.7,length(vali)+0.3),ylim = yrange,col=colors[(i %% length(colors))],xaxt='n',log='y')
    axis(1,at=1:length(vali),labels=(collabel),las=2)
    # lines(0:100,rep(1,101),col='black');
  }else{
    lines(1:length(vali),vali,type='b',pch=20,col=colors[(i %% length(colors))])
  }
}




# parameters
# Do not modify the variables beginning with "__"
targetmat=list(c(0.0,8.71165198600604,0.0,0.0,0.0,27.279847660998517,15.956480289346594,87.74097293605756,168.92461830589104),c(49.30178273011945,38.0144813934809,0.0,16.610781766731893,168.84836942209785,92.75148204739496,28.23069589653628,7.311747744671463,52.42488154320757),c(72.77882212541442,42.766291567666016,18.189429590890313,88.91653769250601,22.314762478691346,0.0,7.364529364313812,0.0,8.73748025720126),c(27.389879294510806,102.95588710734411,81.02564090487502,152.42835033001032,152.48421027105752,129.73083109897073,49.09686242875875,255.9111710635012,522.3071531526977))
targetgene="Nrd1"
collabel=c("In.vivo_AR1911_Pool.F..41.48._BM_hEGFRv3_15m_1439..1440..1441..1442..1443..1444..1445..1446","In.vivo_AR1912_Pool.F..41.48._BM_hEGFRv3_15m_1439..1440..1441..1442..1443..1444..1445..1446","In.vivo_AR1913_Pool.F..41.48._BM_hEGFRv3_15m_1439..1440..1441..1442..1443..1444..1445..1446","In.vivo_AR1914_Pool.F..41.48._BM_hEGFRv3_15m_1439..1440..1441..1442..1443..1444..1445..1446","In.vivo_AR1925_Pool.F..41.48._BM_mCD19_10m_1439..1440..1441..1442..1443..1444..1445..1446","In.vivo_AR1926_Pool.F..41.48._BM_mCD19_10m_1439..1440..1441..1442..1443..1444..1445..1446","In.vivo_AR1927_Pool.F..41.48._BM_mCD19_10m_1439..1440..1441..1442..1443..1444..1445..1446","In.vivo_AR1929_Pool.F..41.48._BM_mCD19_10m_1439..1440..1441..1442..1443..1444..1445..1446","In.vivo_AR1924_Pool.F..41.48._BM_mCD19_10m_1439..1440..1441..1442..1443..1444..1445..1446")

# set up color using RColorBrewer
#library(RColorBrewer)
#colors <- brewer.pal(length(targetgenelist), "Set1")

colors=c( "#E41A1C", "#377EB8", "#4DAF4A", "#984EA3", "#FF7F00",  "#A65628", "#F781BF",
          "#999999", "#66C2A5", "#FC8D62", "#8DA0CB", "#E78AC3", "#A6D854", "#FFD92F", "#E5C494", "#B3B3B3", 
          "#8DD3C7", "#FFFFB3", "#BEBADA", "#FB8072", "#80B1D3", "#FDB462", "#B3DE69", "#FCCDE5",
          "#D9D9D9", "#BC80BD", "#CCEBC5", "#FFED6F")


## code

targetmatvec=unlist(targetmat)+1
yrange=range(targetmatvec[targetmatvec>0]);
# yrange[1]=1; # set the minimum value to 1
for(i in 1:length(targetmat)){
  vali=targetmat[[i]]+1;
  if(i==1){
    plot(1:length(vali),vali,type='b',las=1,pch=20,main=paste('sgRNAs in',targetgene),ylab='Read counts',xlab='Samples',xlim=c(0.7,length(vali)+0.3),ylim = yrange,col=colors[(i %% length(colors))],xaxt='n',log='y')
    axis(1,at=1:length(vali),labels=(collabel),las=2)
    # lines(0:100,rep(1,101),col='black');
  }else{
    lines(1:length(vali),vali,type='b',pch=20,col=colors[(i %% length(colors))])
  }
}




# parameters
# Do not modify the variables beginning with "__"
targetmat=list(c(118.9503329361612,44.350228292394384,17.362637336758933,24.42762024519396,199.34521147630934,277.0420084683627,119.05989138973996,90.17822218428138,60.1915306607198),c(72.77882212541442,108.49966564389341,92.60073246271432,77.19127997481291,317.6134526133735,11.518157901310484,158.33738133274696,155.98395188632455,13.591635955646407),c(57.127462528551106,264.5174330296379,62.83621131398471,50.80945011000344,167.3607185901851,34.55447370393146,27.00327433581731,146.23495489342926,8.73748025720126),c(1.5651359596863317,11.087557073098596,0.8267922541313778,0.9771048098077584,80.33314492328884,56.37835183273027,2.4548431214379374,24.37249248223821,59.22069952103077))
targetgene="Lhfpl5"
collabel=c("In.vivo_AR1911_Pool.F..41.48._BM_hEGFRv3_15m_1439..1440..1441..1442..1443..1444..1445..1446","In.vivo_AR1912_Pool.F..41.48._BM_hEGFRv3_15m_1439..1440..1441..1442..1443..1444..1445..1446","In.vivo_AR1913_Pool.F..41.48._BM_hEGFRv3_15m_1439..1440..1441..1442..1443..1444..1445..1446","In.vivo_AR1914_Pool.F..41.48._BM_hEGFRv3_15m_1439..1440..1441..1442..1443..1444..1445..1446","In.vivo_AR1925_Pool.F..41.48._BM_mCD19_10m_1439..1440..1441..1442..1443..1444..1445..1446","In.vivo_AR1926_Pool.F..41.48._BM_mCD19_10m_1439..1440..1441..1442..1443..1444..1445..1446","In.vivo_AR1927_Pool.F..41.48._BM_mCD19_10m_1439..1440..1441..1442..1443..1444..1445..1446","In.vivo_AR1929_Pool.F..41.48._BM_mCD19_10m_1439..1440..1441..1442..1443..1444..1445..1446","In.vivo_AR1924_Pool.F..41.48._BM_mCD19_10m_1439..1440..1441..1442..1443..1444..1445..1446")

# set up color using RColorBrewer
#library(RColorBrewer)
#colors <- brewer.pal(length(targetgenelist), "Set1")

colors=c( "#E41A1C", "#377EB8", "#4DAF4A", "#984EA3", "#FF7F00",  "#A65628", "#F781BF",
          "#999999", "#66C2A5", "#FC8D62", "#8DA0CB", "#E78AC3", "#A6D854", "#FFD92F", "#E5C494", "#B3B3B3", 
          "#8DD3C7", "#FFFFB3", "#BEBADA", "#FB8072", "#80B1D3", "#FDB462", "#B3DE69", "#FCCDE5",
          "#D9D9D9", "#BC80BD", "#CCEBC5", "#FFED6F")


## code

targetmatvec=unlist(targetmat)+1
yrange=range(targetmatvec[targetmatvec>0]);
# yrange[1]=1; # set the minimum value to 1
for(i in 1:length(targetmat)){
  vali=targetmat[[i]]+1;
  if(i==1){
    plot(1:length(vali),vali,type='b',las=1,pch=20,main=paste('sgRNAs in',targetgene),ylab='Read counts',xlab='Samples',xlim=c(0.7,length(vali)+0.3),ylim = yrange,col=colors[(i %% length(colors))],xaxt='n',log='y')
    axis(1,at=1:length(vali),labels=(collabel),las=2)
    # lines(0:100,rep(1,101),col='black');
  }else{
    lines(1:length(vali),vali,type='b',pch=20,col=colors[(i %% length(colors))])
  }
}




# parameters
# Do not modify the variables beginning with "__"
targetmat=list(c(111.90722111757272,22.175114146197192,75.23809512595538,37.12998277269482,1119.4572510143491,186.10918293170099,381.72810538359926,31.684240226909672,5.8249868381341745),c(16.433927576706484,205.11980585232402,62.009419059853336,53.74076453942671,165.12924234231596,26.06740998717636,93.28403861464162,497.19884663765947,216.49534415065347),c(75.12652606494392,129.09084306536224,28.110936640466846,85.98522326308273,18.595635398909454,9.69950139057725,30.685539017974218,116.9879639147434,179.60376084247036),c(68.08341424635543,25.342987595653934,56.22187328093369,22.473410625578442,158.43481359870856,50.31616346361949,228.30041029372816,46.3077357162526,155.33298235024463))
targetgene="Rpap3"
collabel=c("In.vivo_AR1911_Pool.F..41.48._BM_hEGFRv3_15m_1439..1440..1441..1442..1443..1444..1445..1446","In.vivo_AR1912_Pool.F..41.48._BM_hEGFRv3_15m_1439..1440..1441..1442..1443..1444..1445..1446","In.vivo_AR1913_Pool.F..41.48._BM_hEGFRv3_15m_1439..1440..1441..1442..1443..1444..1445..1446","In.vivo_AR1914_Pool.F..41.48._BM_hEGFRv3_15m_1439..1440..1441..1442..1443..1444..1445..1446","In.vivo_AR1925_Pool.F..41.48._BM_mCD19_10m_1439..1440..1441..1442..1443..1444..1445..1446","In.vivo_AR1926_Pool.F..41.48._BM_mCD19_10m_1439..1440..1441..1442..1443..1444..1445..1446","In.vivo_AR1927_Pool.F..41.48._BM_mCD19_10m_1439..1440..1441..1442..1443..1444..1445..1446","In.vivo_AR1929_Pool.F..41.48._BM_mCD19_10m_1439..1440..1441..1442..1443..1444..1445..1446","In.vivo_AR1924_Pool.F..41.48._BM_mCD19_10m_1439..1440..1441..1442..1443..1444..1445..1446")

# set up color using RColorBrewer
#library(RColorBrewer)
#colors <- brewer.pal(length(targetgenelist), "Set1")

colors=c( "#E41A1C", "#377EB8", "#4DAF4A", "#984EA3", "#FF7F00",  "#A65628", "#F781BF",
          "#999999", "#66C2A5", "#FC8D62", "#8DA0CB", "#E78AC3", "#A6D854", "#FFD92F", "#E5C494", "#B3B3B3", 
          "#8DD3C7", "#FFFFB3", "#BEBADA", "#FB8072", "#80B1D3", "#FDB462", "#B3DE69", "#FCCDE5",
          "#D9D9D9", "#BC80BD", "#CCEBC5", "#FFED6F")


## code

targetmatvec=unlist(targetmat)+1
yrange=range(targetmatvec[targetmatvec>0]);
# yrange[1]=1; # set the minimum value to 1
for(i in 1:length(targetmat)){
  vali=targetmat[[i]]+1;
  if(i==1){
    plot(1:length(vali),vali,type='b',las=1,pch=20,main=paste('sgRNAs in',targetgene),ylab='Read counts',xlab='Samples',xlim=c(0.7,length(vali)+0.3),ylim = yrange,col=colors[(i %% length(colors))],xaxt='n',log='y')
    axis(1,at=1:length(vali),labels=(collabel),las=2)
    # lines(0:100,rep(1,101),col='black');
  }else{
    lines(1:length(vali),vali,type='b',pch=20,col=colors[(i %% length(colors))])
  }
}




# parameters
# Do not modify the variables beginning with "__"
targetmat=list(c(2.3477039395294974,45.14219665475857,2.4803767623941333,3.9084192392310335,24.546238726560482,99.41988925341681,204.97940064006778,804.2922519138609,16.504129374713493),c(177.64293142439865,28.510861045110676,42.993197214831646,28.336039484424994,98.92878032219829,184.89674525787882,256.53110619026444,2.437249248223821,24.270778492225727),c(70.43111818588493,68.10927916331995,105.00261627468498,53.74076453942671,52.067779116946475,10.305720227488328,60.14365647522946,2.437249248223821,12.620804815957378),c(174.512659505026,167.89729282120732,251.34484525593885,99.66469060039135,20.82711164677859,148.52361504321414,106.78567578255027,41.43323721980496,300.957653303599))
targetgene="Shbg"
collabel=c("In.vivo_AR1911_Pool.F..41.48._BM_hEGFRv3_15m_1439..1440..1441..1442..1443..1444..1445..1446","In.vivo_AR1912_Pool.F..41.48._BM_hEGFRv3_15m_1439..1440..1441..1442..1443..1444..1445..1446","In.vivo_AR1913_Pool.F..41.48._BM_hEGFRv3_15m_1439..1440..1441..1442..1443..1444..1445..1446","In.vivo_AR1914_Pool.F..41.48._BM_hEGFRv3_15m_1439..1440..1441..1442..1443..1444..1445..1446","In.vivo_AR1925_Pool.F..41.48._BM_mCD19_10m_1439..1440..1441..1442..1443..1444..1445..1446","In.vivo_AR1926_Pool.F..41.48._BM_mCD19_10m_1439..1440..1441..1442..1443..1444..1445..1446","In.vivo_AR1927_Pool.F..41.48._BM_mCD19_10m_1439..1440..1441..1442..1443..1444..1445..1446","In.vivo_AR1929_Pool.F..41.48._BM_mCD19_10m_1439..1440..1441..1442..1443..1444..1445..1446","In.vivo_AR1924_Pool.F..41.48._BM_mCD19_10m_1439..1440..1441..1442..1443..1444..1445..1446")

# set up color using RColorBrewer
#library(RColorBrewer)
#colors <- brewer.pal(length(targetgenelist), "Set1")

colors=c( "#E41A1C", "#377EB8", "#4DAF4A", "#984EA3", "#FF7F00",  "#A65628", "#F781BF",
          "#999999", "#66C2A5", "#FC8D62", "#8DA0CB", "#E78AC3", "#A6D854", "#FFD92F", "#E5C494", "#B3B3B3", 
          "#8DD3C7", "#FFFFB3", "#BEBADA", "#FB8072", "#80B1D3", "#FDB462", "#B3DE69", "#FCCDE5",
          "#D9D9D9", "#BC80BD", "#CCEBC5", "#FFED6F")


## code

targetmatvec=unlist(targetmat)+1
yrange=range(targetmatvec[targetmatvec>0]);
# yrange[1]=1; # set the minimum value to 1
for(i in 1:length(targetmat)){
  vali=targetmat[[i]]+1;
  if(i==1){
    plot(1:length(vali),vali,type='b',las=1,pch=20,main=paste('sgRNAs in',targetgene),ylab='Read counts',xlab='Samples',xlim=c(0.7,length(vali)+0.3),ylim = yrange,col=colors[(i %% length(colors))],xaxt='n',log='y')
    axis(1,at=1:length(vali),labels=(collabel),las=2)
    # lines(0:100,rep(1,101),col='black');
  }else{
    lines(1:length(vali),vali,type='b',pch=20,col=colors[(i %% length(colors))])
  }
}




# parameters
# Do not modify the variables beginning with "__"
targetmat=list(c(46.17151081074678,194.82421714158963,90.12035570032018,139.72598780250945,242.48708560177928,149.7360527170363,413.64106596229243,299.78165753153,88.34563371170164),c(27.389879294510806,1.5839367247283709,8.267922541313778,0.0,275.2154039038599,119.42511087148239,13.501637167908655,14.623495489342925,346.58671686898333),c(4.695407879058995,32.4707028569316,30.59131340286098,42.01550682173361,22.314762478691346,6.062188369110782,36.82264682156906,12.186246241119106,0.0))
targetgene="Ndufb4_Ndufb4b_Ndufb4c"
collabel=c("In.vivo_AR1911_Pool.F..41.48._BM_hEGFRv3_15m_1439..1440..1441..1442..1443..1444..1445..1446","In.vivo_AR1912_Pool.F..41.48._BM_hEGFRv3_15m_1439..1440..1441..1442..1443..1444..1445..1446","In.vivo_AR1913_Pool.F..41.48._BM_hEGFRv3_15m_1439..1440..1441..1442..1443..1444..1445..1446","In.vivo_AR1914_Pool.F..41.48._BM_hEGFRv3_15m_1439..1440..1441..1442..1443..1444..1445..1446","In.vivo_AR1925_Pool.F..41.48._BM_mCD19_10m_1439..1440..1441..1442..1443..1444..1445..1446","In.vivo_AR1926_Pool.F..41.48._BM_mCD19_10m_1439..1440..1441..1442..1443..1444..1445..1446","In.vivo_AR1927_Pool.F..41.48._BM_mCD19_10m_1439..1440..1441..1442..1443..1444..1445..1446","In.vivo_AR1929_Pool.F..41.48._BM_mCD19_10m_1439..1440..1441..1442..1443..1444..1445..1446","In.vivo_AR1924_Pool.F..41.48._BM_mCD19_10m_1439..1440..1441..1442..1443..1444..1445..1446")

# set up color using RColorBrewer
#library(RColorBrewer)
#colors <- brewer.pal(length(targetgenelist), "Set1")

colors=c( "#E41A1C", "#377EB8", "#4DAF4A", "#984EA3", "#FF7F00",  "#A65628", "#F781BF",
          "#999999", "#66C2A5", "#FC8D62", "#8DA0CB", "#E78AC3", "#A6D854", "#FFD92F", "#E5C494", "#B3B3B3", 
          "#8DD3C7", "#FFFFB3", "#BEBADA", "#FB8072", "#80B1D3", "#FDB462", "#B3DE69", "#FCCDE5",
          "#D9D9D9", "#BC80BD", "#CCEBC5", "#FFED6F")


## code

targetmatvec=unlist(targetmat)+1
yrange=range(targetmatvec[targetmatvec>0]);
# yrange[1]=1; # set the minimum value to 1
for(i in 1:length(targetmat)){
  vali=targetmat[[i]]+1;
  if(i==1){
    plot(1:length(vali),vali,type='b',las=1,pch=20,main=paste('sgRNAs in',targetgene),ylab='Read counts',xlab='Samples',xlim=c(0.7,length(vali)+0.3),ylim = yrange,col=colors[(i %% length(colors))],xaxt='n',log='y')
    axis(1,at=1:length(vali),labels=(collabel),las=2)
    # lines(0:100,rep(1,101),col='black');
  }else{
    lines(1:length(vali),vali,type='b',pch=20,col=colors[(i %% length(colors))])
  }
}




# parameters
# Do not modify the variables beginning with "__"
targetmat=list(c(88.43018172227774,122.75509616644874,29.7645211487296,72.30575592577412,159.17863901466492,1188.7951391826243,18.41132341078453,492.32434814121183,366.00333966276395),c(35.21555909294246,191.65634369213288,117.40450008665564,161.22229361828013,72.89489076372506,55.77213299581919,38.05006838228803,34.121489475133494,85.43314029263455),c(75.12652606494392,41.18235484293764,46.30036623135716,140.70309261231722,261.8265464166451,410.4101525887999,336.31350763699743,46.3077357162526,152.42048893117754),c(107.21181323851371,108.49966564389341,100.86865500402808,212.03174372828357,98.18495490624193,85.47685600446202,200.0697143971919,80.4292251913861,44.65823242569533))
targetgene="Klf12"
collabel=c("In.vivo_AR1911_Pool.F..41.48._BM_hEGFRv3_15m_1439..1440..1441..1442..1443..1444..1445..1446","In.vivo_AR1912_Pool.F..41.48._BM_hEGFRv3_15m_1439..1440..1441..1442..1443..1444..1445..1446","In.vivo_AR1913_Pool.F..41.48._BM_hEGFRv3_15m_1439..1440..1441..1442..1443..1444..1445..1446","In.vivo_AR1914_Pool.F..41.48._BM_hEGFRv3_15m_1439..1440..1441..1442..1443..1444..1445..1446","In.vivo_AR1925_Pool.F..41.48._BM_mCD19_10m_1439..1440..1441..1442..1443..1444..1445..1446","In.vivo_AR1926_Pool.F..41.48._BM_mCD19_10m_1439..1440..1441..1442..1443..1444..1445..1446","In.vivo_AR1927_Pool.F..41.48._BM_mCD19_10m_1439..1440..1441..1442..1443..1444..1445..1446","In.vivo_AR1929_Pool.F..41.48._BM_mCD19_10m_1439..1440..1441..1442..1443..1444..1445..1446","In.vivo_AR1924_Pool.F..41.48._BM_mCD19_10m_1439..1440..1441..1442..1443..1444..1445..1446")

# set up color using RColorBrewer
#library(RColorBrewer)
#colors <- brewer.pal(length(targetgenelist), "Set1")

colors=c( "#E41A1C", "#377EB8", "#4DAF4A", "#984EA3", "#FF7F00",  "#A65628", "#F781BF",
          "#999999", "#66C2A5", "#FC8D62", "#8DA0CB", "#E78AC3", "#A6D854", "#FFD92F", "#E5C494", "#B3B3B3", 
          "#8DD3C7", "#FFFFB3", "#BEBADA", "#FB8072", "#80B1D3", "#FDB462", "#B3DE69", "#FCCDE5",
          "#D9D9D9", "#BC80BD", "#CCEBC5", "#FFED6F")


## code

targetmatvec=unlist(targetmat)+1
yrange=range(targetmatvec[targetmatvec>0]);
# yrange[1]=1; # set the minimum value to 1
for(i in 1:length(targetmat)){
  vali=targetmat[[i]]+1;
  if(i==1){
    plot(1:length(vali),vali,type='b',las=1,pch=20,main=paste('sgRNAs in',targetgene),ylab='Read counts',xlab='Samples',xlim=c(0.7,length(vali)+0.3),ylim = yrange,col=colors[(i %% length(colors))],xaxt='n',log='y')
    axis(1,at=1:length(vali),labels=(collabel),las=2)
    # lines(0:100,rep(1,101),col='black');
  }else{
    lines(1:length(vali),vali,type='b',pch=20,col=colors[(i %% length(colors))])
  }
}




# parameters
# Do not modify the variables beginning with "__"
targetmat=list(c(323.20057567522747,182.15272334376266,137.2475141858087,350.78062672098525,167.3607185901851,298.25966776025047,79.78240144673296,68.24297895026699,111.64558106423834),c(68.08341424635543,7.127715261277669,9.921507049576533,13.679467337308617,111.57381239345673,137.00545714190366,61.371078035948436,321.7169007655444,64.07485521947592),c(76.69166202463025,58.60565881494972,15.709052828496178,45.92392606096465,81.07697033924522,121.8499862191267,268.80532179745416,165.73294887921983,145.62467095335435),c(156.51359596863315,187.69650188031196,151.30298250604213,182.71859943405082,127.93797154449705,468.00094209535234,123.96957763261584,368.02463648179696,432.99068830130693))
targetgene="Cisd2"
collabel=c("In.vivo_AR1911_Pool.F..41.48._BM_hEGFRv3_15m_1439..1440..1441..1442..1443..1444..1445..1446","In.vivo_AR1912_Pool.F..41.48._BM_hEGFRv3_15m_1439..1440..1441..1442..1443..1444..1445..1446","In.vivo_AR1913_Pool.F..41.48._BM_hEGFRv3_15m_1439..1440..1441..1442..1443..1444..1445..1446","In.vivo_AR1914_Pool.F..41.48._BM_hEGFRv3_15m_1439..1440..1441..1442..1443..1444..1445..1446","In.vivo_AR1925_Pool.F..41.48._BM_mCD19_10m_1439..1440..1441..1442..1443..1444..1445..1446","In.vivo_AR1926_Pool.F..41.48._BM_mCD19_10m_1439..1440..1441..1442..1443..1444..1445..1446","In.vivo_AR1927_Pool.F..41.48._BM_mCD19_10m_1439..1440..1441..1442..1443..1444..1445..1446","In.vivo_AR1929_Pool.F..41.48._BM_mCD19_10m_1439..1440..1441..1442..1443..1444..1445..1446","In.vivo_AR1924_Pool.F..41.48._BM_mCD19_10m_1439..1440..1441..1442..1443..1444..1445..1446")

# set up color using RColorBrewer
#library(RColorBrewer)
#colors <- brewer.pal(length(targetgenelist), "Set1")

colors=c( "#E41A1C", "#377EB8", "#4DAF4A", "#984EA3", "#FF7F00",  "#A65628", "#F781BF",
          "#999999", "#66C2A5", "#FC8D62", "#8DA0CB", "#E78AC3", "#A6D854", "#FFD92F", "#E5C494", "#B3B3B3", 
          "#8DD3C7", "#FFFFB3", "#BEBADA", "#FB8072", "#80B1D3", "#FDB462", "#B3DE69", "#FCCDE5",
          "#D9D9D9", "#BC80BD", "#CCEBC5", "#FFED6F")


## code

targetmatvec=unlist(targetmat)+1
yrange=range(targetmatvec[targetmatvec>0]);
# yrange[1]=1; # set the minimum value to 1
for(i in 1:length(targetmat)){
  vali=targetmat[[i]]+1;
  if(i==1){
    plot(1:length(vali),vali,type='b',las=1,pch=20,main=paste('sgRNAs in',targetgene),ylab='Read counts',xlab='Samples',xlim=c(0.7,length(vali)+0.3),ylim = yrange,col=colors[(i %% length(colors))],xaxt='n',log='y')
    axis(1,at=1:length(vali),labels=(collabel),las=2)
    # lines(0:100,rep(1,101),col='black');
  }else{
    lines(1:length(vali),vali,type='b',pch=20,col=colors[(i %% length(colors))])
  }
}




# parameters
# Do not modify the variables beginning with "__"
targetmat=list(c(15.651359596863317,33.26267121929579,100.04186274989671,24.42762024519396,5.2067779116946475,56.98457066964134,42.9597546251639,12.186246241119106,45.629063565384364),c(41.47610293168779,68.10927916331995,133.9403451692832,77.19127997481291,60.99368410842301,441.93353210817594,355.95225260850094,297.34440828330617,141.74134639459822),c(18.78163151623598,19.799209059104637,7.4411302871824,51.786554919811195,8.92590499147654,0.0,12.274215607189687,0.0,1.941662279378058),c(99.38613344008206,118.79525435462782,156.26373603083042,120.18389160635428,73.63871617968144,1227.5931447449332,93.28403861464162,485.0126003965404,609.6819557247102))
targetgene="L3mbtl3"
collabel=c("In.vivo_AR1911_Pool.F..41.48._BM_hEGFRv3_15m_1439..1440..1441..1442..1443..1444..1445..1446","In.vivo_AR1912_Pool.F..41.48._BM_hEGFRv3_15m_1439..1440..1441..1442..1443..1444..1445..1446","In.vivo_AR1913_Pool.F..41.48._BM_hEGFRv3_15m_1439..1440..1441..1442..1443..1444..1445..1446","In.vivo_AR1914_Pool.F..41.48._BM_hEGFRv3_15m_1439..1440..1441..1442..1443..1444..1445..1446","In.vivo_AR1925_Pool.F..41.48._BM_mCD19_10m_1439..1440..1441..1442..1443..1444..1445..1446","In.vivo_AR1926_Pool.F..41.48._BM_mCD19_10m_1439..1440..1441..1442..1443..1444..1445..1446","In.vivo_AR1927_Pool.F..41.48._BM_mCD19_10m_1439..1440..1441..1442..1443..1444..1445..1446","In.vivo_AR1929_Pool.F..41.48._BM_mCD19_10m_1439..1440..1441..1442..1443..1444..1445..1446","In.vivo_AR1924_Pool.F..41.48._BM_mCD19_10m_1439..1440..1441..1442..1443..1444..1445..1446")

# set up color using RColorBrewer
#library(RColorBrewer)
#colors <- brewer.pal(length(targetgenelist), "Set1")

colors=c( "#E41A1C", "#377EB8", "#4DAF4A", "#984EA3", "#FF7F00",  "#A65628", "#F781BF",
          "#999999", "#66C2A5", "#FC8D62", "#8DA0CB", "#E78AC3", "#A6D854", "#FFD92F", "#E5C494", "#B3B3B3", 
          "#8DD3C7", "#FFFFB3", "#BEBADA", "#FB8072", "#80B1D3", "#FDB462", "#B3DE69", "#FCCDE5",
          "#D9D9D9", "#BC80BD", "#CCEBC5", "#FFED6F")


## code

targetmatvec=unlist(targetmat)+1
yrange=range(targetmatvec[targetmatvec>0]);
# yrange[1]=1; # set the minimum value to 1
for(i in 1:length(targetmat)){
  vali=targetmat[[i]]+1;
  if(i==1){
    plot(1:length(vali),vali,type='b',las=1,pch=20,main=paste('sgRNAs in',targetgene),ylab='Read counts',xlab='Samples',xlim=c(0.7,length(vali)+0.3),ylim = yrange,col=colors[(i %% length(colors))],xaxt='n',log='y')
    axis(1,at=1:length(vali),labels=(collabel),las=2)
    # lines(0:100,rep(1,101),col='black');
  }else{
    lines(1:length(vali),vali,type='b',pch=20,col=colors[(i %% length(colors))])
  }
}




# parameters
# Do not modify the variables beginning with "__"
targetmat=list(c(29.7375832340403,8.71165198600604,19.843014099153066,2.931314429423275,14.132682903171185,52.7410388112638,82.23724456817091,29.24699097868585,176.69126742340327),c(11.738519697647488,13.463462160191153,0.0,8.793943288269826,61.73750952437939,223.08853198327677,137.47121480052448,90.17822218428138,10.679142536579318),c(171.3823875856533,81.5727413235111,33.07169016525511,121.16099641616204,112.3176378094131,75.77735461388477,19.6387449715035,338.7776455031111,29.12493419067087),c(189.38145112204614,102.95588710734411,105.82940852881636,523.7281780569585,356.29237424310514,400.1044323613116,497.1057320911823,677.5552910062222,52.42488154320757))
targetgene="Elk3"
collabel=c("In.vivo_AR1911_Pool.F..41.48._BM_hEGFRv3_15m_1439..1440..1441..1442..1443..1444..1445..1446","In.vivo_AR1912_Pool.F..41.48._BM_hEGFRv3_15m_1439..1440..1441..1442..1443..1444..1445..1446","In.vivo_AR1913_Pool.F..41.48._BM_hEGFRv3_15m_1439..1440..1441..1442..1443..1444..1445..1446","In.vivo_AR1914_Pool.F..41.48._BM_hEGFRv3_15m_1439..1440..1441..1442..1443..1444..1445..1446","In.vivo_AR1925_Pool.F..41.48._BM_mCD19_10m_1439..1440..1441..1442..1443..1444..1445..1446","In.vivo_AR1926_Pool.F..41.48._BM_mCD19_10m_1439..1440..1441..1442..1443..1444..1445..1446","In.vivo_AR1927_Pool.F..41.48._BM_mCD19_10m_1439..1440..1441..1442..1443..1444..1445..1446","In.vivo_AR1929_Pool.F..41.48._BM_mCD19_10m_1439..1440..1441..1442..1443..1444..1445..1446","In.vivo_AR1924_Pool.F..41.48._BM_mCD19_10m_1439..1440..1441..1442..1443..1444..1445..1446")

# set up color using RColorBrewer
#library(RColorBrewer)
#colors <- brewer.pal(length(targetgenelist), "Set1")

colors=c( "#E41A1C", "#377EB8", "#4DAF4A", "#984EA3", "#FF7F00",  "#A65628", "#F781BF",
          "#999999", "#66C2A5", "#FC8D62", "#8DA0CB", "#E78AC3", "#A6D854", "#FFD92F", "#E5C494", "#B3B3B3", 
          "#8DD3C7", "#FFFFB3", "#BEBADA", "#FB8072", "#80B1D3", "#FDB462", "#B3DE69", "#FCCDE5",
          "#D9D9D9", "#BC80BD", "#CCEBC5", "#FFED6F")


## code

targetmatvec=unlist(targetmat)+1
yrange=range(targetmatvec[targetmatvec>0]);
# yrange[1]=1; # set the minimum value to 1
for(i in 1:length(targetmat)){
  vali=targetmat[[i]]+1;
  if(i==1){
    plot(1:length(vali),vali,type='b',las=1,pch=20,main=paste('sgRNAs in',targetgene),ylab='Read counts',xlab='Samples',xlim=c(0.7,length(vali)+0.3),ylim = yrange,col=colors[(i %% length(colors))],xaxt='n',log='y')
    axis(1,at=1:length(vali),labels=(collabel),las=2)
    # lines(0:100,rep(1,101),col='black');
  }else{
    lines(1:length(vali),vali,type='b',pch=20,col=colors[(i %% length(colors))])
  }
}



dev.off()
Sweave("invivo.poolF_BM_mCD19_10m_v_BM_hEGFRv3_15m_summary.Rnw");
library(tools);

texi2dvi("invivo.poolF_BM_mCD19_10m_v_BM_hEGFRv3_15m_summary.tex",pdf=TRUE);
